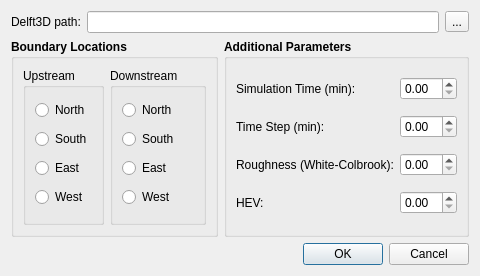
<?xml version="1.0" encoding="UTF-8"?>
<ui version="4.0">
 <class>dialog_delftParams</class>
 <widget class="QDialog" name="dialog_delftParams">
  <property name="geometry">
   <rect>
    <x>0</x>
    <y>0</y>
    <width>476</width>
    <height>276</height>
   </rect>
  </property>
  <property name="windowTitle">
   <string>Dialog</string>
  </property>
  <layout class="QVBoxLayout" name="verticalLayout_4">
   <item>
    <layout class="QHBoxLayout" name="horizontalLayout">
     <item>
      <widget class="QLabel" name="label">
       <property name="text">
        <string>Delft3D path:</string>
       </property>
      </widget>
     </item>
     <item>
      <widget class="QLineEdit" name="lineEdit"/>
     </item>
     <item>
      <widget class="QToolButton" name="toolButton">
       <property name="text">
        <string>...</string>
       </property>
      </widget>
     </item>
    </layout>
   </item>
   <item>
    <layout class="QHBoxLayout" name="horizontalLayout_7">
     <item>
      <widget class="QGroupBox" name="groupBox">
       <property name="font">
        <font>
         <weight>75</weight>
         <bold>true</bold>
        </font>
       </property>
       <property name="title">
        <string>Boundary Locations</string>
       </property>
       <layout class="QHBoxLayout" name="horizontalLayout_2">
        <item>
         <widget class="QGroupBox" name="groupBox_2">
          <property name="font">
           <font>
            <weight>50</weight>
            <bold>false</bold>
           </font>
          </property>
          <property name="title">
           <string>Upstream</string>
          </property>
          <layout class="QVBoxLayout" name="verticalLayout">
           <item>
            <widget class="QRadioButton" name="rbtn_usNorth">
             <property name="text">
              <string>North</string>
             </property>
            </widget>
           </item>
           <item>
            <widget class="QRadioButton" name="rbtn_usSouth">
             <property name="text">
              <string>South</string>
             </property>
            </widget>
           </item>
           <item>
            <widget class="QRadioButton" name="rbtn_usEast">
             <property name="text">
              <string>East</string>
             </property>
            </widget>
           </item>
           <item>
            <widget class="QRadioButton" name="rbtn_usWest">
             <property name="text">
              <string>West</string>
             </property>
            </widget>
           </item>
          </layout>
         </widget>
        </item>
        <item>
         <spacer name="horizontalSpacer">
          <property name="orientation">
           <enum>Qt::Horizontal</enum>
          </property>
          <property name="sizeHint" stdset="0">
           <size>
            <width>40</width>
            <height>20</height>
           </size>
          </property>
         </spacer>
        </item>
        <item>
         <widget class="QGroupBox" name="groupBox_3">
          <property name="font">
           <font>
            <weight>50</weight>
            <bold>false</bold>
           </font>
          </property>
          <property name="title">
           <string>Downstream</string>
          </property>
          <layout class="QVBoxLayout" name="verticalLayout_2">
           <item>
            <widget class="QRadioButton" name="rbtn_dsNorth">
             <property name="text">
              <string>North</string>
             </property>
            </widget>
           </item>
           <item>
            <widget class="QRadioButton" name="rbtn_dsSouth">
             <property name="text">
              <string>South</string>
             </property>
            </widget>
           </item>
           <item>
            <widget class="QRadioButton" name="rbtn_dsEast">
             <property name="text">
              <string>East</string>
             </property>
            </widget>
           </item>
           <item>
            <widget class="QRadioButton" name="rbtn_dsWest">
             <property name="text">
              <string>West</string>
             </property>
            </widget>
           </item>
          </layout>
         </widget>
        </item>
       </layout>
      </widget>
     </item>
     <item>
      <spacer name="horizontalSpacer_6">
       <property name="orientation">
        <enum>Qt::Horizontal</enum>
       </property>
       <property name="sizeHint" stdset="0">
        <size>
         <width>40</width>
         <height>20</height>
        </size>
       </property>
      </spacer>
     </item>
     <item>
      <widget class="QGroupBox" name="groupBox_4">
       <property name="font">
        <font>
         <weight>75</weight>
         <bold>true</bold>
        </font>
       </property>
       <property name="title">
        <string>Additional Parameters</string>
       </property>
       <layout class="QVBoxLayout" name="verticalLayout_3">
        <item>
         <layout class="QHBoxLayout" name="horizontalLayout_3">
          <item>
           <widget class="QLabel" name="label_2">
            <property name="font">
             <font>
              <weight>50</weight>
              <bold>false</bold>
             </font>
            </property>
            <property name="text">
             <string>Simulation Time (min):</string>
            </property>
           </widget>
          </item>
          <item>
           <spacer name="horizontalSpacer_5">
            <property name="orientation">
             <enum>Qt::Horizontal</enum>
            </property>
            <property name="sizeHint" stdset="0">
             <size>
              <width>40</width>
              <height>20</height>
             </size>
            </property>
           </spacer>
          </item>
          <item>
           <widget class="QDoubleSpinBox" name="doubleSpinBox_2">
            <property name="font">
             <font>
              <weight>50</weight>
              <bold>false</bold>
             </font>
            </property>
           </widget>
          </item>
         </layout>
        </item>
        <item>
         <layout class="QHBoxLayout" name="horizontalLayout_4">
          <item>
           <widget class="QLabel" name="label_3">
            <property name="font">
             <font>
              <weight>50</weight>
              <bold>false</bold>
             </font>
            </property>
            <property name="text">
             <string>Time Step (min):</string>
            </property>
           </widget>
          </item>
          <item>
           <spacer name="horizontalSpacer_4">
            <property name="orientation">
             <enum>Qt::Horizontal</enum>
            </property>
            <property name="sizeHint" stdset="0">
             <size>
              <width>40</width>
              <height>20</height>
             </size>
            </property>
           </spacer>
          </item>
          <item>
           <widget class="QDoubleSpinBox" name="doubleSpinBox">
            <property name="font">
             <font>
              <weight>50</weight>
              <bold>false</bold>
             </font>
            </property>
           </widget>
          </item>
         </layout>
        </item>
        <item>
         <layout class="QHBoxLayout" name="horizontalLayout_5">
          <item>
           <widget class="QLabel" name="label_4">
            <property name="font">
             <font>
              <weight>50</weight>
              <bold>false</bold>
             </font>
            </property>
            <property name="text">
             <string>Roughness (White-Colbrook):</string>
            </property>
           </widget>
          </item>
          <item>
           <spacer name="horizontalSpacer_3">
            <property name="orientation">
             <enum>Qt::Horizontal</enum>
            </property>
            <property name="sizeHint" stdset="0">
             <size>
              <width>40</width>
              <height>20</height>
             </size>
            </property>
           </spacer>
          </item>
          <item>
           <widget class="QDoubleSpinBox" name="doubleSpinBox_3">
            <property name="font">
             <font>
              <weight>50</weight>
              <bold>false</bold>
             </font>
            </property>
           </widget>
          </item>
         </layout>
        </item>
        <item>
         <layout class="QHBoxLayout" name="horizontalLayout_6">
          <item>
           <widget class="QLabel" name="label_5">
            <property name="font">
             <font>
              <weight>50</weight>
              <bold>false</bold>
             </font>
            </property>
            <property name="text">
             <string>HEV:</string>
            </property>
           </widget>
          </item>
          <item>
           <spacer name="horizontalSpacer_2">
            <property name="orientation">
             <enum>Qt::Horizontal</enum>
            </property>
            <property name="sizeHint" stdset="0">
             <size>
              <width>40</width>
              <height>20</height>
             </size>
            </property>
           </spacer>
          </item>
          <item>
           <widget class="QDoubleSpinBox" name="doubleSpinBox_4">
            <property name="font">
             <font>
              <weight>50</weight>
              <bold>false</bold>
             </font>
            </property>
           </widget>
          </item>
         </layout>
        </item>
       </layout>
      </widget>
     </item>
    </layout>
   </item>
   <item>
    <layout class="QHBoxLayout" name="horizontalLayout_8">
     <item>
      <spacer name="horizontalSpacer_7">
       <property name="orientation">
        <enum>Qt::Horizontal</enum>
       </property>
       <property name="sizeHint" stdset="0">
        <size>
         <width>40</width>
         <height>20</height>
        </size>
       </property>
      </spacer>
     </item>
     <item>
      <widget class="QPushButton" name="btn_ok">
       <property name="text">
        <string>OK</string>
       </property>
      </widget>
     </item>
     <item>
      <widget class="QPushButton" name="btn_cancel">
       <property name="text">
        <string>Cancel</string>
       </property>
      </widget>
     </item>
    </layout>
   </item>
  </layout>
 </widget>
 <resources/>
 <connections/>
</ui>
